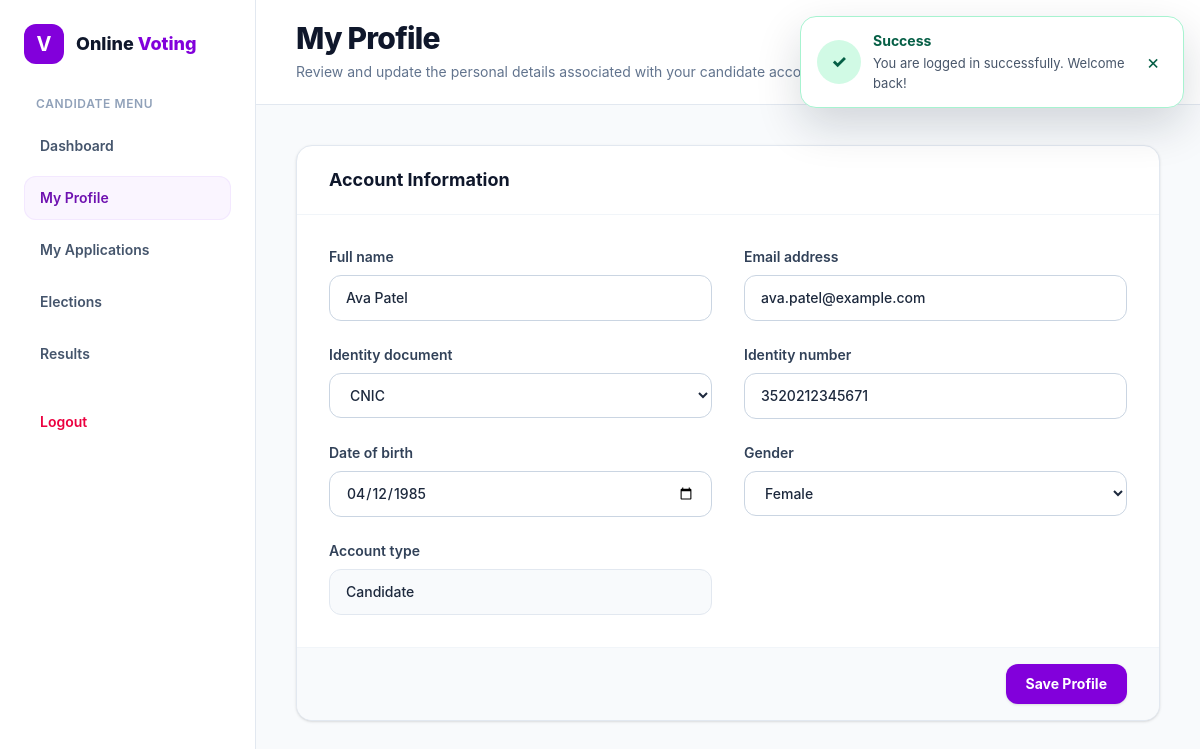
The page /views/candidate/profile.php (signed in) on the database its author committed.
### tables this page shows
CREATE TABLE users (
    id INT AUTO_INCREMENT PRIMARY KEY,
    name VARCHAR(50) NOT NULL,
    email VARCHAR(100) NOT NULL UNIQUE,
    identity_type VARCHAR(20) NOT NULL,
    identity_number VARCHAR(20) NOT NULL UNIQUE,
    dob DATE NOT NULL,
    gender ENUM('male', 'female', 'other') NOT NULL,
    role ENUM('voter', 'candidate', 'admin') NOT NULL DEFAULT 'voter',
    status tinyint NOT NULL DEFAULT 1,
    password VARCHAR(255) NOT NULL,
    profile_picture VARCHAR(255) DEFAULT NULL,
    created_at TIMESTAMP DEFAULT CURRENT_TIMESTAMP,
    updated_at TIMESTAMP DEFAULT CURRENT_TIMESTAMP ON UPDATE CURRENT_TIMESTAMP
);

### app/paths.php (called while the page is built, shortened)
<?php
function app_url(string $path = ''): string
{
    return APP_BASE_URL . '/' . ltrim($path, '/');
}

### views/candidate/profile.php (the view, shortened to what this page needs)
<?php
require_once __DIR__ . '/../../app/paths.php';
require_once APP_ROOT . '/includes/shared/alert.php';
require_once APP_ROOT . '/app/config/database.php';
$stmt = $pdo->prepare(
    'SELECT name, email, identity_type, identity_number, dob, gender, role
     FROM users
     WHERE id = ?'
);
$stmt->execute([$_SESSION['user_id']]);
$user = $stmt->fetch(PDO::FETCH_ASSOC);
$escape = static fn($value): string => htmlspecialchars((string) $value, ENT_QUOTES, 'UTF-8');
$dateOfBirth = $user['dob'];
?>
<!DOCTYPE html>
<html lang="en">
<head>
    <link rel="stylesheet" href="<?= htmlspecialchars(app_url('public/css/app.css'), ENT_QUOTES, 'UTF-8') ?>">
</head>
<body class="min-h-screen bg-slate-50 text-slate-800">
    <div class="flex min-h-[calc(100vh-65px)] flex-col md:flex-row">
        <div class="min-w-0 flex-1">
            <main class="min-w-0 px-4 py-8 sm:px-6 sm:py-10 lg:px-10">
                <div class="mx-auto max-w-4xl">
                    <section class="overflow-hidden rounded-2xl border border-slate-200 bg-white shadow-sm">
                        <div class="border-b border-slate-100 px-6 py-5 sm:px-8">
                            <h2 class="text-lg font-bold text-slate-900">Account Information</h2>
                        </div>
                        <form action="<?= htmlspecialchars(app_url('views/candidate/profile.php'), ENT_QUOTES, 'UTF-8') ?>" method="post">
                            <div class="grid gap-x-8 gap-y-6 p-6 sm:grid-cols-2 sm:p-8">
                                <div>
                                    <label for="fullName" class="mb-2 block text-sm font-semibold text-slate-700">Full name</label>
                                    <input id="fullName" type="text" name="name" class="w-full rounded-xl border border-slate-300 bg-white px-4 py-3 text-sm font-medium text-slate-800 outline-none transition focus:border-purple-600 focus:ring-4 focus:ring-purple-100" value="<?= $escape($user['name']) ?>">
                                </div>
                                <div>
                                    <label for="email" class="mb-2 block text-sm font-semibold text-slate-700">Email address</label>
                                    <input id="email" type="email" name="email" class="w-full rounded-xl border border-slate-300 bg-white px-4 py-3 text-sm font-medium text-slate-800 outline-none transition focus:border-purple-600 focus:ring-4 focus:ring-purple-100" value="<?= $escape($user['email']) ?>">
                                </div>
                                <div>
                                    <label for="identityType" class="mb-2 block text-sm font-semibold text-slate-700">Identity document</label>
                                    <select id="identityType" name="identity_type" class="w-full rounded-xl border border-slate-300 bg-white px-4 py-3 text-sm font-medium text-slate-800 outline-none transition focus:border-purple-600 focus:ring-4 focus:ring-purple-100">
                                        <option value="cnic" <?= $user['identity_type'] === 'cnic' ? 'selected' : '' ?>>CNIC</option>
                                    </select>
                                </div>
                                <div>
                                    <label for="identityNumber" class="mb-2 block text-sm font-semibold text-slate-700">Identity number</label>
                                    <input id="identityNumber" type="text" name="identity_number" class="w-full rounded-xl border border-slate-300 bg-white px-4 py-3 text-sm font-medium text-slate-800 outline-none transition focus:border-purple-600 focus:ring-4 focus:ring-purple-100" value="<?= $escape($user['identity_number']) ?>">
                                </div>
                                <div>
                                    <label for="dateOfBirth" class="mb-2 block text-sm font-semibold text-slate-700">Date of birth</label>
                                    <input id="dateOfBirth" type="date" name="dob" class="w-full rounded-xl border border-slate-300 bg-white px-4 py-3 text-sm font-medium text-slate-800 outline-none transition focus:border-purple-600 focus:ring-4 focus:ring-purple-100" value="<?= $escape($dateOfBirth) ?>">
                                </div>
                                <div>
                                    <label for="gender" class="mb-2 block text-sm font-semibold text-slate-700">Gender</label>
                                    <select name="gender" id="gender" class="w-full rounded-xl border border-slate-300 bg-white px-4 py-3 text-sm font-medium text-slate-800 outline-none transition focus:border-purple-600 focus:ring-4 focus:ring-purple-100">
                                        <option value="female" <?= $user['gender'] === 'female' ? 'selected' : '' ?>>Female</option>
                                    </select>
                                </div>
                                <div>
                                    <label for="accountType" class="mb-2 block text-sm font-semibold text-slate-700">Account type</label>
                                    <div id="accountType" class="w-full rounded-xl border border-slate-200 bg-slate-50 px-4 py-3 text-sm font-medium text-slate-800">
                                        <?= $escape(ucfirst($user['role'])) ?>
                                    </div>
                                </div>
                            </div>
                            <div class="flex justify-end border-t border-slate-100 bg-slate-50 px-6 py-4 sm:px-8">
                                <button type="submit" class="inline-flex items-center justify-center rounded-xl bg-purple-700 px-5 py-2.5 text-sm font-bold text-white shadow-sm transition hover:bg-purple-800 focus:outline-none focus:ring-4 focus:ring-purple-200">
                                    Save Profile
                                </button>
                            </div>
                        </form>
                    </section>
                </div>
            </main>
        </div>
    </div>
</body>
</html>

### rows shown on the page
users: name "Ava Patel", email "ava.patel@example.com", identity_type "CNIC", identity_number "3520212345671", dob "04/12/1985", gender "Female", role "Candidate"

### other values the page prints
$portalLabel "CANDIDATE"
$item['label'] "Dashboard"
$item['label'] "My Profile"
$item['label'] "My Applications"
$item['label'] "Elections"
$item['label'] "Results"
$pageTitle "My Profile"
$pageDescription "Review and update the personal details associated with your candidate account."
$titles[$type] "Success"
$message "You are logged in successfully. Welcome back!"
